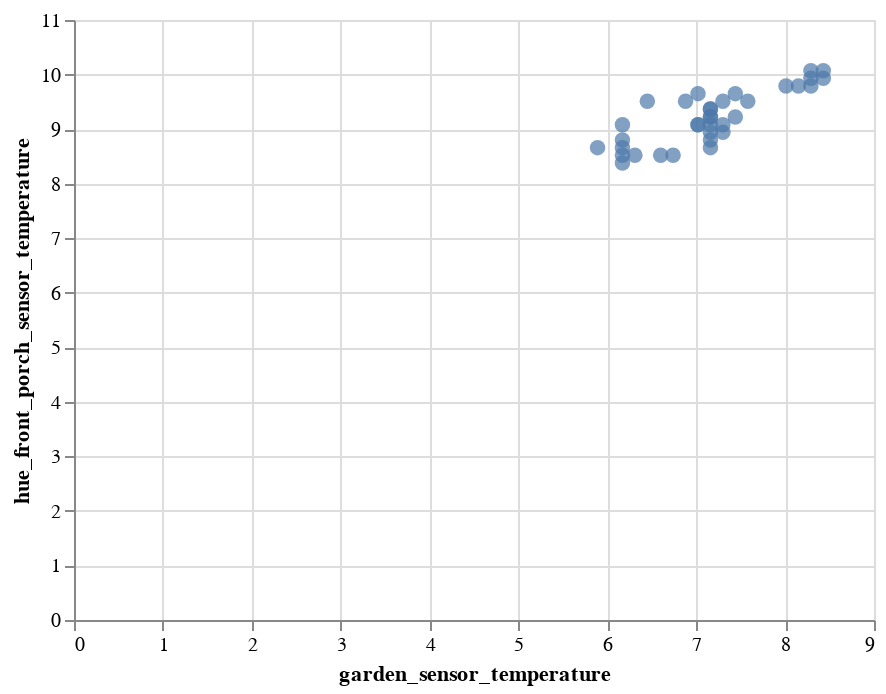

The notebook cell saved with this chart:
### Code cell
def get_sensor_scatter_chart(data):
    """Scatter plot of first 2 columns of time indexed sensor data (wide format)."""
    scatter_chart = alt.Chart(data).mark_circle(size=60).encode(
        x=data.columns[0],
        y=data.columns[1],
    ).interactive()
    return scatter_chart

get_sensor_scatter_chart(temperature_df_pivot)

### Figure 1 — Vega-Lite specification as saved in the notebook (floating-point values rounded to 4 significant figures; data arrays with more than 128 entries replaced by an {"elided": "..."} marker saying what was removed)
{"$schema": "https://vega.github.io/schema/vega-lite/v3.4.0.json", "config": {"mark": {"tooltip": null}, "view": {"height": 300, "width": 400}}, "data": {"name": "data-ba1719558988700c4822077a918c11a5"}, "datasets": {"data-ba1719558988700c4822077a918c11a5": {"elided": "1569 records"}}, "encoding": {"x": {"field": "garden_sensor_temperature", "type": "quantitative"}, "y": {"field": "hue_front_porch_sensor_temperature", "type": "quantitative"}}, "mark": {"size": 60, "type": "circle"}, "selection": {"selector003": {"bind": "scales", "encodings": ["x", "y"], "type": "interval"}}}
